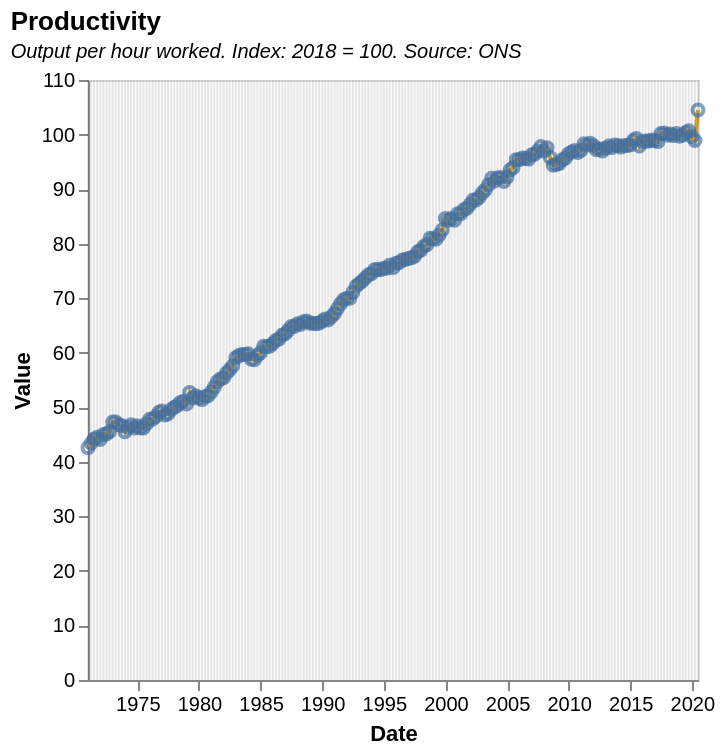

This figure's Vega-Lite source:
### Vega-Lite specification from a JSON file in a GitHub repository (floating-point values rounded to 4 significant figures; data arrays with more than 128 entries replaced by an {"elided": "..."} marker saying what was removed)
{"$schema": "https://vega.github.io/schema/vega-lite/v5.json", "description": "(GI4) UK output per hour worked, 1971-2020", "title": {"text": "Productivity", "subtitle": "Output per hour worked. Index: 2018 = 100. Source: ONS", "subtitleFontStyle": "italic", "subtitleFontSize": 10, "anchor": "start", "color": "black"}, "data": {"values": {"elided": "200 records"}, "format": {"parse": {"Date": "date"}}}, "height": 300, "width": 305, "encoding": {"x": {"field": "Date", "type": "temporal", "axis": {"grid": false}}}, "layer": [{"encoding": {"y": {"field": "Value", "type": "quantitative", "axis": {"grid": false}}}, "layer": [{"mark": {"type": "line", "color": "goldenrod"}}, {"mark": "point"}]}, {"mark": "rule", "encoding": {"opacity": {"value": 0.1}, "tooltip": [{"field": "Date", "type": "temporal", "format": "%B, %Y"}, {"field": "Value", "title": "Output per hour", "type": "quantitative", "format": ",.0f"}]}}]}
